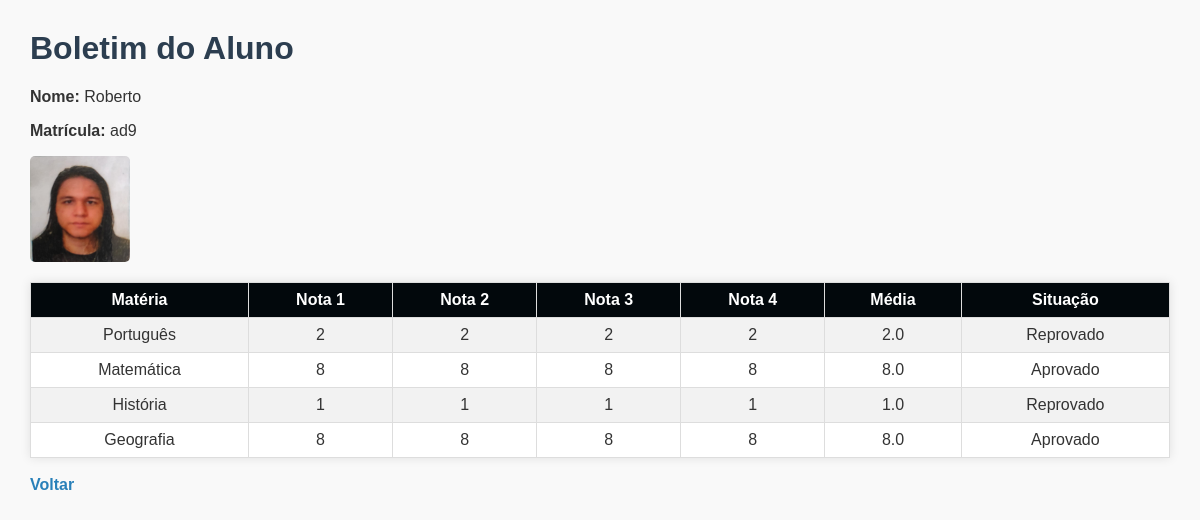
Page /buscar.php?matricula=ad9 (signed in) on the committed database.
### tables this page shows
CREATE TABLE `alunos` (
  `id` int(11) NOT NULL,
  `matricula` varchar(20) DEFAULT NULL,
  `nome` varchar(100) DEFAULT NULL,
  `foto` varchar(255) DEFAULT NULL,
  `port1` float DEFAULT NULL,
  `port2` float DEFAULT NULL,
  `port3` float DEFAULT NULL,
  `port4` float DEFAULT NULL,
  `mat1` float DEFAULT NULL,
  `mat2` float DEFAULT NULL,
  `mat3` float DEFAULT NULL,
  `mat4` float DEFAULT NULL,
  `hist1` float DEFAULT NULL,
  `hist2` float DEFAULT NULL,
  `hist3` float DEFAULT NULL,
  `hist4` float DEFAULT NULL,
  `geo1` float DEFAULT NULL,
  `geo2` float DEFAULT NULL,
  `geo3` float DEFAULT NULL,
  `geo4` float DEFAULT NULL
);

### buscar.php (the view, shortened to what this page needs)
<?php
include 'db.php';
$matricula = mysqli_real_escape_string($conn, $_GET['matricula']);
$sql = "SELECT * FROM alunos WHERE matricula = '$matricula'";
$result = mysqli_query($conn, $sql);
$aluno = mysqli_fetch_assoc($result);
$media_port = ($aluno['port1'] + $aluno['port2'] + $aluno['port3'] + $aluno['port4']) / 4;
$situacao_port = $media_port >= 6 ? "Aprovado" : "Reprovado";
$media_mat = ($aluno['mat1'] + $aluno['mat2'] + $aluno['mat3'] + $aluno['mat4']) / 4;
$situacao_mat = $media_mat >= 6 ? "Aprovado" : "Reprovado";
$media_hist = ($aluno['hist1'] + $aluno['hist2'] + $aluno['hist3'] + $aluno['hist4']) / 4;
$situacao_hist = $media_hist >= 6 ? "Aprovado" : "Reprovado";
$media_geo = ($aluno['geo1'] + $aluno['geo2'] + $aluno['geo3'] + $aluno['geo4']) / 4;
$situacao_geo = $media_geo >= 6 ? "Aprovado" : "Reprovado";
?>
<!DOCTYPE html>
<html lang="pt-br">
<head>
    <link rel="stylesheet" href="style.css">
</head>
<body>
    <h1>Boletim do Aluno</h1>
    <p><strong>Nome:</strong> <?php echo $aluno['nome']; ?></p>
    <p><strong>Matrícula:</strong> <?php echo $aluno['matricula']; ?></p>
    <?php if ($aluno['foto']) { ?>
        <p><img src="uploads/<?php echo $aluno['foto']; ?>" width="100"></p>
    <?php } ?>
    <table border="1" cellpadding="10">
        <tr>
            <th>Matéria</th>
            <th>Nota 1</th>
            <th>Nota 2</th>
            <th>Nota 3</th>
            <th>Nota 4</th>
            <th>Média</th>
            <th>Situação</th>
        </tr>
        <tr>
            <td>Português</td>
            <td><?php echo $aluno['port1']; ?></td>
            <td><?php echo $aluno['port2']; ?></td>
            <td><?php echo $aluno['port3']; ?></td>
            <td><?php echo $aluno['port4']; ?></td>
            <td><?php echo number_format($media_port, 1); ?></td>
            <td><?php echo $situacao_port; ?></td>
        </tr>
        <tr>
            <td>Matemática</td>
            <td><?php echo $aluno['mat1']; ?></td>
            <td><?php echo $aluno['mat2']; ?></td>
            <td><?php echo $aluno['mat3']; ?></td>
            <td><?php echo $aluno['mat4']; ?></td>
            <td><?php echo number_format($media_mat, 1); ?></td>
            <td><?php echo $situacao_mat; ?></td>
        </tr>
        <tr>
            <td>História</td>
            <td><?php echo $aluno['hist1']; ?></td>
            <td><?php echo $aluno['hist2']; ?></td>
            <td><?php echo $aluno['hist3']; ?></td>
            <td><?php echo $aluno['hist4']; ?></td>
            <td><?php echo number_format($media_hist, 1); ?></td>
            <td><?php echo $situacao_hist; ?></td>
        </tr>
        <tr>
            <td>Geografia</td>
            <td><?php echo $aluno['geo1']; ?></td>
            <td><?php echo $aluno['geo2']; ?></td>
            <td><?php echo $aluno['geo3']; ?></td>
            <td><?php echo $aluno['geo4']; ?></td>
            <td><?php echo number_format($media_geo, 1); ?></td>
            <td><?php echo $situacao_geo; ?></td>
        </tr>
    </table>
    <br>
    <a href="index.php">Voltar</a>
</body>
</html>

### style.css (style rules this page uses)
body { font-family: Arial, sans-serif; margin: 30px; background-color: #f9f9f9; color: #333; }
h1 { color: #2c3e50; }
a { text-decoration: none; color: #2980b9; font-weight: bold; }
table { border-collapse: collapse; width: 100%; background: #fff; box-shadow: 0 0 10px rgba(0,0,0,0.1); }
th, td { border: 1px solid #ddd; padding: 8px; text-align: center; }
th { background-color: #02080c; color: white; }
tr:nth-child(even) { background-color: #f2f2f2; }
img { border-radius: 5px; }

### rows in the picture
alunos: nome "Roberto", matricula "ad9", foto (picture), port1 "2", port2 "2", port3 "2", port4 "2", media_port "2.0", situacao_port "Reprovado", mat1 "8", mat2 "8", mat3 "8", mat4 "8", media_mat "8.0", situacao_mat "Aprovado", hist1 "1", hist2 "1", hist3 "1", hist4 "1", media_hist "1.0", situacao_hist "Reprovado", geo1 "8", geo2 "8", geo3 "8", geo4 "8", media_geo "8.0", situacao_geo "Aprovado"
